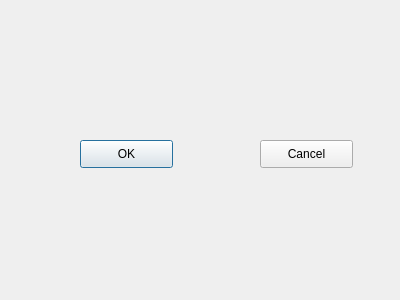
<?xml version="1.0" encoding="UTF-8"?>
<ui version="4.0">
 <class>Dialog2</class>
 <widget class="QDialog" name="Dialog2">
  <property name="geometry">
   <rect>
    <x>0</x>
    <y>0</y>
    <width>400</width>
    <height>300</height>
   </rect>
  </property>
  <property name="windowTitle">
   <string>Dialog</string>
  </property>
  <widget class="QPushButton" name="btOk">
   <property name="geometry">
    <rect>
     <x>80</x>
     <y>140</y>
     <width>93</width>
     <height>28</height>
    </rect>
   </property>
   <property name="text">
    <string>OK</string>
   </property>
  </widget>
  <widget class="QPushButton" name="btCancel">
   <property name="geometry">
    <rect>
     <x>260</x>
     <y>140</y>
     <width>93</width>
     <height>28</height>
    </rect>
   </property>
   <property name="text">
    <string>Cancel</string>
   </property>
  </widget>
 </widget>
 <resources/>
 <connections>
  <connection>
   <sender>btOk</sender>
   <signal>clicked()</signal>
   <receiver>Dialog2</receiver>
   <slot>accept()</slot>
   <hints>
    <hint type="sourcelabel">
     <x>126</x>
     <y>153</y>
    </hint>
    <hint type="destinationlabel">
     <x>199</x>
     <y>149</y>
    </hint>
   </hints>
  </connection>
  <connection>
   <sender>btCancel</sender>
   <signal>clicked()</signal>
   <receiver>Dialog2</receiver>
   <slot>reject()</slot>
   <hints>
    <hint type="sourcelabel">
     <x>306</x>
     <y>153</y>
    </hint>
    <hint type="destinationlabel">
     <x>199</x>
     <y>149</y>
    </hint>
   </hints>
  </connection>
 </connections>
</ui>
